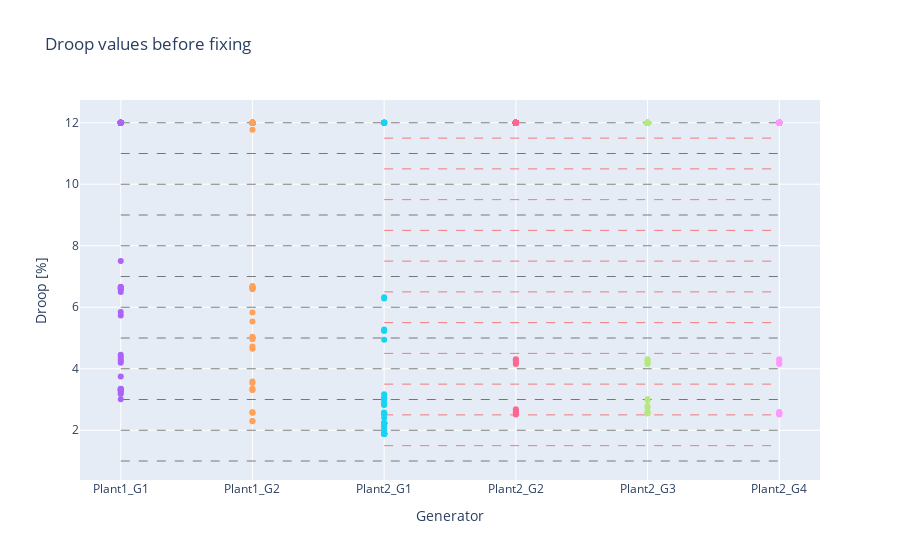
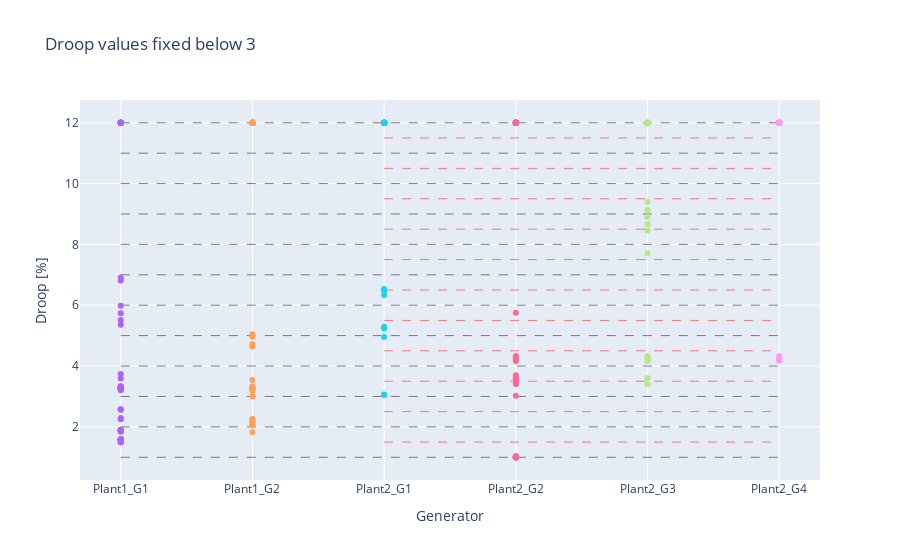
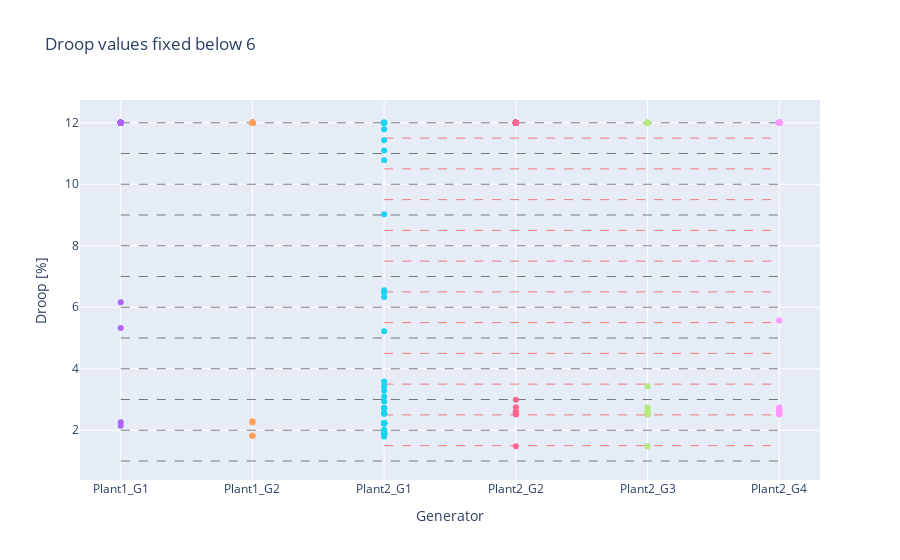
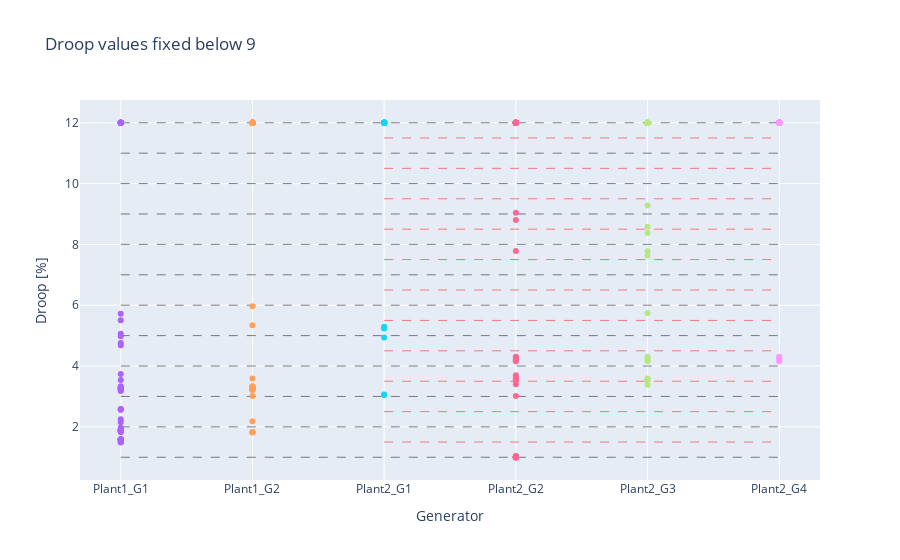

These figures' notebook cell, in order:
### Markdown cell above
Now we can plot the evolution of the droop results for each generator for the four final incremental iterations:

### Code cell
for desc,gen_droop in zip(["before fixing","fixed below 3","fixed below 6","fixed below 9","fixed below 12"], droop_results):

    fig = go.Figure(layout={'title':f"Droop values {desc}",'xaxis_title':"Generator",'yaxis_title':"Droop [%]"})

    for i in range(1,13):
        fig.add_trace(go.Scatter(showlegend=False,x=gen_names,y=[i]*len(gen_names),mode='lines', line={'color': "black", 'width': 0.5,'dash':"dash"})) 

    for i in range(11):
        fig.add_trace(go.Scatter(showlegend=False,x=["Plant2_G1","Plant2_G4"],y=[1.5+i,1.5+i],mode='lines', line={'color': "red", 'width': 0.5,'dash':"dash"})) 

        
    for gen_name,droop_values in gen_droop.items():
        fig.add_trace(go.Scatter(showlegend=False,x=[gen_name]*len(droop_values),y=droop_values,mode='markers')) 

    fig.show()
